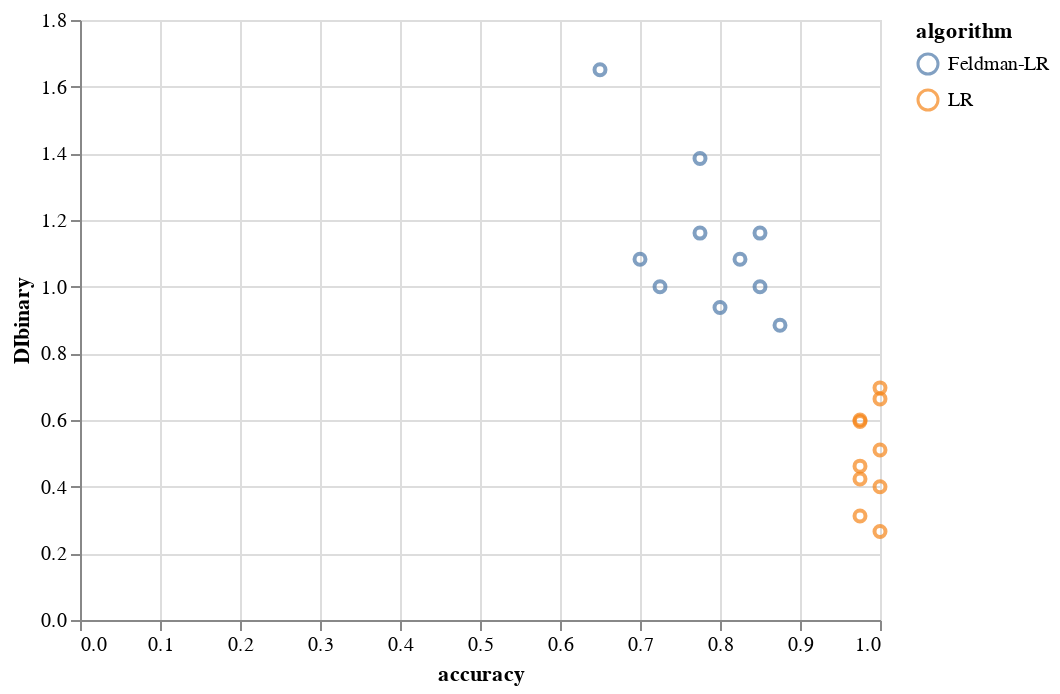

The code cell stored with this chart in its notebook:
### Code cell
alt.renderers.enable('default')
alt.Chart(ricci_Race).mark_point().encode(
    x='accuracy',
    y='DIbinary',
    color='algorithm'
)

### Figure 1 — Vega-Lite specification as saved in the notebook (floating-point values rounded to 4 significant figures)
{"config": {"view": {"continuousWidth": 400, "continuousHeight": 300}}, "data": {"name": "data-4396e66eb69b2f066b8667cf74d37a57"}, "mark": "point", "encoding": {"color": {"type": "nominal", "field": "algorithm"}, "x": {"type": "quantitative", "field": "accuracy"}, "y": {"type": "quantitative", "field": "DIbinary"}}, "$schema": "https://vega.github.io/schema/vega-lite/v4.8.1.json", "datasets": {"data-4396e66eb69b2f066b8667cf74d37a57": [{"algorithm": "LR", "params": null, "run-id": 0, "0-FNR": 0.0, "0-FNR_over_1-FNR": 1.0, "0-FPR": 0.0, "0-FPR_over_1-FPR": 1.0, "0-TNR": 1.0, "0-TNR_over_1-TNR": 1.0, "0-TPR": 1.0, "0-TPR_over_1-TPR": 1.0, "0-accuracy": 1.0, "0-accuracy_over_1-accuracy": 1.0, "0-calibration+": 1.0, "0-calibration+_over_1-calibration+": 1.0, "0-calibration-": 0.0, "0-calibration-_over_1-calibration-": 1.0, "1-FNR": 0.0, "1-FPR": 0.0, "1-TNR": 1.0, "1-TPR": 1.0, "1-accuracy": 1.0, "1-calibration+": 1.0, "1-calibration-": 0.0, "BCR": 1.0, "CV": 0.6044, "DIavgall": 0.2653, "DIbinary": 0.2653, "MCC": 1.0, "Race-FNR": 1.0, "Race-FNRDiff": 1.0, "Race-FNRRatio": 1.0, "Race-FPR": 1.0, "Race-FPRDiff": 1.0, "Race-FPRRatio": 1.0, "Race-TNR": 1.0, "Race-TNRDiff": 1.0, "Race-TNRRatio": 1.0, "Race-TPR": 1.0, "Race-TPRDiff": 1.0, "Race-TPRRatio": 1.0, "Race-accuracy": 1.0, "Race-accuracyDiff": 1.0, "Race-accuracyRatio": 1.0, "Race-calibration+": 1.0, "Race-calibration+Diff": 1.0, "Race-calibration+Ratio": 1.0, "Race-calibration-": 1.0, "Race-calibration-Diff": 1.0, "Race-calibration-Ratio": 1.0, "TNR": 1.0, "TPR": 1.0, "accuracy": 1.0, "diff:1-FNRto0-FNR": 1.0, "diff:1-FPRto0-FPR": 1.0, "diff:1-TNRto0-TNR": 1.0, "diff:1-TPRto0-TPR": 1.0, "diff:1-accuracyto0-accuracy": 1.0, "diff:1-calibration+to0-calibration+": 1.0, "diff:1-calibration-to0-calibration-": 1.0}, {"algorithm": "LR", "params": null, "run-id": 1, "0-FNR": 0.0, "0-FNR_over_1-FNR": 1.0, "0-FPR": 0.0, "0-FPR_over_1-FPR": 0.0, "0-TNR": 1.0, "0-TNR_over_1-TNR": 1.1, "0-TPR": 1.0, "0-TPR_over_1-TPR": 1.0, "0-accuracy": 1.0, "0-accuracy_over_1-accuracy": 1.045, "0-calibration+": 1.0, "0-calibration+_over_1-calibration+": 1.083, "0-calibration-": 0.0, "0-calibration-_over_1-calibration-": 1.0, "1-FNR": 0.0, "1-FPR": 0.09091, "1-TNR": 0.9091, "1-TPR": 1.0, "1-accuracy": 0.9565, "1-calibration+": 0.9231, "1-calibration-": 0.0, "BCR": 0.98, "CV": 0.6113, "DIavgall": 0.3122, "DIbinary": 0.3122, "MCC": 0.9487, "Race-FNR": 1.0, "Race-FNRDiff": 1.0, "Race-FNRRatio": 1.0, "Race-FPR": 0.04545, "Race-FPRDiff": 0.9091, "Race-FPRRatio": 1.0, "Race-TNR": 0.9545, "Race-TNRDiff": 1.091, "Race-TNRRatio": 1.1, "Race-TPR": 1.0, "Race-TPRDiff": 1.0, "Race-TPRRatio": 1.0, "Race-accuracy": 0.9783, "Race-accuracyDiff": 1.043, "Race-accuracyRatio": 1.045, "Race-calibration+": 0.9615, "Race-calibration+Diff": 1.077, "Race-calibration+Ratio": 1.083, "Race-calibration-": 1.0, "Race-calibration-Diff": 1.0, "Race-calibration-Ratio": 1.0, "TNR": 0.96, "TPR": 1.0, "accuracy": 0.975, "diff:1-FNRto0-FNR": 1.0, "diff:1-FPRto0-FPR": 0.9091, "diff:1-TNRto0-TNR": 1.091, "diff:1-TPRto0-TPR": 1.0, "diff:1-accuracyto0-accuracy": 1.043, "diff:1-calibration+to0-calibration+": 1.077, "diff:1-calibration-to0-calibration-": 1.0}, {"algorithm": "LR", "params": null, "run-id": 2, "0-FNR": 0.0, "0-FNR_over_1-FNR": 1.0, "0-FPR": 0.0, "0-FPR_over_1-FPR": 0.0, "0-TNR": 1.0, "0-TNR_over_1-TNR": 1.111, "0-TPR": 1.0, "0-TPR_over_1-TPR": 1.0, "0-accuracy": 1.0, "0-accuracy_over_1-accuracy": 1.038, "0-calibration+": 1.0, "0-calibration+_over_1-calibration+": 1.059, "0-calibration-": 0.0, "0-calibration-_over_1-calibration-": 1.0, "1-FNR": 0.0, "1-FPR": 0.1, "1-TNR": 0.9, "1-TPR": 1.0, "1-accuracy": 0.963, "1-calibration+": 0.9444, "1-calibration-": 0.0, "BCR": 0.9737, "CV": 0.641, "DIavgall": 0.4615, "DIbinary": 0.4615, "MCC": 0.951, "Race-FNR": 1.0, "Race-FNRDiff": 1.0, "Race-FNRRatio": 1.0, "Race-FPR": 0.05, "Race-FPRDiff": 0.9, "Race-FPRRatio": 1.0, "Race-TNR": 0.95, "Race-TNRDiff": 1.1, "Race-TNRRatio": 1.111, "Race-TPR": 1.0, "Race-TPRDiff": 1.0, "Race-TPRRatio": 1.0, "Race-accuracy": 0.9815, "Race-accuracyDiff": 1.037, "Race-accuracyRatio": 1.038, "Race-calibration+": 0.9722, "Race-calibration+Diff": 1.056, "Race-calibration+Ratio": 1.059, "Race-calibration-": 1.0, "Race-calibration-Diff": 1.0, "Race-calibration-Ratio": 1.0, "TNR": 0.9474, "TPR": 1.0, "accuracy": 0.975, "diff:1-FNRto0-FNR": 1.0, "diff:1-FPRto0-FPR": 0.9, "diff:1-TNRto0-TNR": 1.1, "diff:1-TPRto0-TPR": 1.0, "diff:1-accuracyto0-accuracy": 1.037, "diff:1-calibration+to0-calibration+": 1.056, "diff:1-calibration-to0-calibration-": 1.0}, {"algorithm": "LR", "params": null, "run-id": 3, "0-FNR": 0.0, "0-FNR_over_1-FNR": 1.0, "0-FPR": 0.0, "0-FPR_over_1-FPR": 1.0, "0-TNR": 1.0, "0-TNR_over_1-TNR": 1.0, "0-TPR": 1.0, "0-TPR_over_1-TPR": 1.0, "0-accuracy": 1.0, "0-accuracy_over_1-accuracy": 1.0, "0-calibration+": 1.0, "0-calibration+_over_1-calibration+": 1.0, "0-calibration-": 0.0, "0-calibration-_over_1-calibration-": 1.0, "1-FNR": 0.0, "1-FPR": 0.0, "1-TNR": 1.0, "1-TPR": 1.0, "1-accuracy": 1.0, "1-calibration+": 1.0, "1-calibration-": 0.0, "BCR": 1.0, "CV": 0.8187, "DIavgall": 0.6633, "DIbinary": 0.6633, "MCC": 1.0, "Race-FNR": 1.0, "Race-FNRDiff": 1.0, "Race-FNRRatio": 1.0, "Race-FPR": 1.0, "Race-FPRDiff": 1.0, "Race-FPRRatio": 1.0, "Race-TNR": 1.0, "Race-TNRDiff": 1.0, "Race-TNRRatio": 1.0, "Race-TPR": 1.0, "Race-TPRDiff": 1.0, "Race-TPRRatio": 1.0, "Race-accuracy": 1.0, "Race-accuracyDiff": 1.0, "Race-accuracyRatio": 1.0, "Race-calibration+": 1.0, "Race-calibration+Diff": 1.0, "Race-calibration+Ratio": 1.0, "Race-calibration-": 1.0, "Race-calibration-Diff": 1.0, "Race-calibration-Ratio": 1.0, "TNR": 1.0, "TPR": 1.0, "accuracy": 1.0, "diff:1-FNRto0-FNR": 1.0, "diff:1-FPRto0-FPR": 1.0, "diff:1-TNRto0-TNR": 1.0, "diff:1-TPRto0-TPR": 1.0, "diff:1-accuracyto0-accuracy": 1.0, "diff:1-calibration+to0-calibration+": 1.0, "diff:1-calibration-to0-calibration-": 1.0}, {"algorithm": "LR", "params": null, "run-id": 4, "0-FNR": 0.0, "0-FNR_over_1-FNR": 1.0, "0-FPR": 0.0, "0-FPR_over_1-FPR": 1.0, "0-TNR": 1.0, "0-TNR_over_1-TNR": 1.0, "0-TPR": 1.0, "0-TPR_over_1-TPR": 1.0, "0-accuracy": 1.0, "0-accuracy_over_1-accuracy": 1.0, "0-calibration+": 1.0, "0-calibration+_over_1-calibration+": 1.0, "0-calibration-": 0.0, "0-calibration-_over_1-calibration-": 1.0, "1-FNR": 0.0, "1-FPR": 0.0, "1-TNR": 1.0, "1-TPR": 1.0, "1-accuracy": 1.0, "1-calibration+": 1.0, "1-calibration-": 0.0, "BCR": 1.0, "CV": 0.8132, "DIavgall": 0.6964, "DIbinary": 0.6964, "MCC": 1.0, "Race-FNR": 1.0, "Race-FNRDiff": 1.0, "Race-FNRRatio": 1.0, "Race-FPR": 1.0, "Race-FPRDiff": 1.0, "Race-FPRRatio": 1.0, "Race-TNR": 1.0, "Race-TNRDiff": 1.0, "Race-TNRRatio": 1.0, "Race-TPR": 1.0, "Race-TPRDiff": 1.0, "Race-TPRRatio": 1.0, "Race-accuracy": 1.0, "Race-accuracyDiff": 1.0, "Race-accuracyRatio": 1.0, "Race-calibration+": 1.0, "Race-calibration+Diff": 1.0, "Race-calibration+Ratio": 1.0, "Race-calibration-": 1.0, "Race-calibration-Diff": 1.0, "Race-calibration-Ratio": 1.0, "TNR": 1.0, "TPR": 1.0, "accuracy": 1.0, "diff:1-FNRto0-FNR": 1.0, "diff:1-FPRto0-FPR": 1.0, "diff:1-TNRto0-TNR": 1.0, "diff:1-TPRto0-TPR": 1.0, "diff:1-accuracyto0-accuracy": 1.0, "diff:1-calibration+to0-calibration+": 1.0, "diff:1-calibration-to0-calibration-": 1.0}, {"algorithm": "LR", "params": null, "run-id": 5, "0-FNR": 0.0, "0-FNR_over_1-FNR": 1.0, "0-FPR": 0.0, "0-FPR_over_1-FPR": 1.0, "0-TNR": 1.0, "0-TNR_over_1-TNR": 1.0, "0-TPR": 1.0, "0-TPR_over_1-TPR": 1.0, "0-accuracy": 1.0, "0-accuracy_over_1-accuracy": 1.0, "0-calibration+": 1.0, "0-calibration+_over_1-calibration+": 1.0, "0-calibration-": 0.0, "0-calibration-_over_1-calibration-": 1.0, "1-FNR": 0.0, "1-FPR": 0.0, "1-TNR": 1.0, "1-TPR": 1.0, "1-accuracy": 1.0, "1-calibration+": 1.0, "1-calibration-": 0.0, "BCR": 1.0, "CV": 0.625, "DIavgall": 0.4, "DIbinary": 0.4, "MCC": 1.0, "Race-FNR": 1.0, "Race-FNRDiff": 1.0, "Race-FNRRatio": 1.0, "Race-FPR": 1.0, "Race-FPRDiff": 1.0, "Race-FPRRatio": 1.0, "Race-TNR": 1.0, "Race-TNRDiff": 1.0, "Race-TNRRatio": 1.0, "Race-TPR": 1.0, "Race-TPRDiff": 1.0, "Race-TPRRatio": 1.0, "Race-accuracy": 1.0, "Race-accuracyDiff": 1.0, "Race-accuracyRatio": 1.0, "Race-calibration+": 1.0, "Race-calibration+Diff": 1.0, "Race-calibration+Ratio": 1.0, "Race-calibration-": 1.0, "Race-calibration-Diff": 1.0, "Race-calibration-Ratio": 1.0, "TNR": 1.0, "TPR": 1.0, "accuracy": 1.0, "diff:1-FNRto0-FNR": 1.0, "diff:1-FPRto0-FPR": 1.0, "diff:1-TNRto0-TNR": 1.0, "diff:1-TPRto0-TPR": 1.0, "diff:1-accuracyto0-accuracy": 1.0, "diff:1-calibration+to0-calibration+": 1.0, "diff:1-calibration-to0-calibration-": 1.0}, {"algorithm": "LR", "params": null, "run-id": 6, "0-FNR": 0.0, "0-FNR_over_1-FNR": 1.0, "0-FPR": 0.0, "0-FPR_over_1-FPR": 0.0, "0-TNR": 1.0, "0-TNR_over_1-TNR": 1.091, "0-TPR": 1.0, "0-TPR_over_1-TPR": 1.0, "0-accuracy": 1.0, "0-accuracy_over_1-accuracy": 1.042, "0-calibration+": 1.0, "0-calibration+_over_1-calibration+": 1.077, "0-calibration-": 0.0, "0-calibration-_over_1-calibration-": 1.0, "1-FNR": 0.0, "1-FPR": 0.08333, "1-TNR": 0.9167, "1-TPR": 1.0, "1-accuracy": 0.96, "1-calibration+": 0.9286, "1-calibration-": 0.0, "BCR": 0.9773, "CV": 0.7733, "DIavgall": 0.5952, "DIbinary": 0.5952, "MCC": 0.951, "Race-FNR": 1.0, "Race-FNRDiff": 1.0, "Race-FNRRatio": 1.0, "Race-FPR": 0.04167, "Race-FPRDiff": 0.9167, "Race-FPRRatio": 1.0, "Race-TNR": 0.9583, "Race-TNRDiff": 1.083, "Race-TNRRatio": 1.091, "Race-TPR": 1.0, "Race-TPRDiff": 1.0, "Race-TPRRatio": 1.0, "Race-accuracy": 0.98, "Race-accuracyDiff": 1.04, "Race-accuracyRatio": 1.042, "Race-calibration+": 0.9643, "Race-calibration+Diff": 1.071, "Race-calibration+Ratio": 1.077, "Race-calibration-": 1.0, "Race-calibration-Diff": 1.0, "Race-calibration-Ratio": 1.0, "TNR": 0.9545, "TPR": 1.0, "accuracy": 0.975, "diff:1-FNRto0-FNR": 1.0, "diff:1-FPRto0-FPR": 0.9167, "diff:1-TNRto0-TNR": 1.083, "diff:1-TPRto0-TPR": 1.0, "diff:1-accuracyto0-accuracy": 1.04, "diff:1-calibration+to0-calibration+": 1.071, "diff:1-calibration-to0-calibration-": 1.0}, {"algorithm": "LR", "params": null, "run-id": 7, "0-FNR": 0.0, "0-FNR_over_1-FNR": 1.0, "0-FPR": 0.0, "0-FPR_over_1-FPR": 0.0, "0-TNR": 1.0, "0-TNR_over_1-TNR": 1.143, "0-TPR": 1.0, "0-TPR_over_1-TPR": 1.0, "0-accuracy": 1.0, "0-accuracy_over_1-accuracy": 1.045, "0-calibration+": 1.0, "0-calibration+_over_1-calibration+": 1.067, "0-calibration-": 0.0, "0-calibration-_over_1-calibration-": 1.0, "1-FNR": 0.0, "1-FPR": 0.125, "1-TNR": 0.875, "1-TPR": 1.0, "1-accuracy": 0.9565, "1-calibration+": 0.9375, "1-calibration-": 0.0, "BCR": 0.975, "CV": 0.5985, "DIavgall": 0.4228, "DIbinary": 0.4228, "MCC": 0.9512, "Race-FNR": 1.0, "Race-FNRDiff": 1.0, "Race-FNRRatio": 1.0, "Race-FPR": 0.0625, "Race-FPRDiff": 0.875, "Race-FPRRatio": 1.0, "Race-TNR": 0.9375, "Race-TNRDiff": 1.125, "Race-TNRRatio": 1.143, "Race-TPR": 1.0, "Race-TPRDiff": 1.0, "Race-TPRRatio": 1.0, "Race-accuracy": 0.9783, "Race-accuracyDiff": 1.043, "Race-accuracyRatio": 1.045, "Race-calibration+": 0.9688, "Race-calibration+Diff": 1.062, "Race-calibration+Ratio": 1.067, "Race-calibration-": 1.0, "Race-calibration-Diff": 1.0, "Race-calibration-Ratio": 1.0, "TNR": 0.95, "TPR": 1.0, "accuracy": 0.975, "diff:1-FNRto0-FNR": 1.0, "diff:1-FPRto0-FPR": 0.875, "diff:1-TNRto0-TNR": 1.125, "diff:1-TPRto0-TPR": 1.0, "diff:1-accuracyto0-accuracy": 1.043, "diff:1-calibration+to0-calibration+": 1.062, "diff:1-calibration-to0-calibration-": 1.0}, {"algorithm": "LR", "params": null, "run-id": 8, "0-FNR": 0.0, "0-FNR_over_1-FNR": 1.0, "0-FPR": 0.0, "0-FPR_over_1-FPR": 1.0, "0-TNR": 1.0, "0-TNR_over_1-TNR": 1.0, "0-TPR": 1.0, "0-TPR_over_1-TPR": 1.0, "0-accuracy": 1.0, "0-accuracy_over_1-accuracy": 1.0, "0-calibration+": 1.0, "0-calibration+_over_1-calibration+": 1.0, "0-calibration-": 0.0, "0-calibration-_over_1-calibration-": 1.0, "1-FNR": 0.0, "1-FPR": 0.0, "1-TNR": 1.0, "1-TPR": 1.0, "1-accuracy": 1.0, "1-calibration+": 1.0, "1-calibration-": 0.0, "BCR": 1.0, "CV": 0.6967, "DIavgall": 0.5101, "DIbinary": 0.5101, "MCC": 1.0, "Race-FNR": 1.0, "Race-FNRDiff": 1.0, "Race-FNRRatio": 1.0, "Race-FPR": 1.0, "Race-FPRDiff": 1.0, "Race-FPRRatio": 1.0, "Race-TNR": 1.0, "Race-TNRDiff": 1.0, "Race-TNRRatio": 1.0, "Race-TPR": 1.0, "Race-TPRDiff": 1.0, "Race-TPRRatio": 1.0, "Race-accuracy": 1.0, "Race-accuracyDiff": 1.0, "Race-accuracyRatio": 1.0, "Race-calibration+": 1.0, "Race-calibration+Diff": 1.0, "Race-calibration+Ratio": 1.0, "Race-calibration-": 1.0, "Race-calibration-Diff": 1.0, "Race-calibration-Ratio": 1.0, "TNR": 1.0, "TPR": 1.0, "accuracy": 1.0, "diff:1-FNRto0-FNR": 1.0, "diff:1-FPRto0-FPR": 1.0, "diff:1-TNRto0-TNR": 1.0, "diff:1-TPRto0-TPR": 1.0, "diff:1-accuracyto0-accuracy": 1.0, "diff:1-calibration+to0-calibration+": 1.0, "diff:1-calibration-to0-calibration-": 1.0}, {"algorithm": "LR", "params": null, "run-id": 9, "0-FNR": 0.0, "0-FNR_over_1-FNR": 0.0, "0-FPR": 0.0, "0-FPR_over_1-FPR": 1.0, "0-TNR": 1.0, "0-TNR_over_1-TNR": 1.0, "0-TPR": 1.0, "0-TPR_over_1-TPR": 1.1, "0-accuracy": 1.0, "0-accuracy_over_1-accuracy": 1.053, "0-calibration+": 1.0, "0-calibration+_over_1-calibration+": 1.0, "0-calibration-": 0.0, "0-calibration-_over_1-calibration-": 0.0, "1-FNR": 0.09091, "1-FPR": 0.0, "1-TNR": 1.0, "1-TPR": 0.9091, "1-accuracy": 0.95, "1-calibration+": 1.0, "1-calibration-": 0.1, "BCR": 0.9706, "CV": 0.8, "DIavgall": 0.6, "DIbinary": 0.6, "MCC": 0.9497, "Race-FNR": 0.04545, "Race-FNRDiff": 0.9091, "Race-FNRRatio": 1.0, "Race-FPR": 1.0, "Race-FPRDiff": 1.0, "Race-FPRRatio": 1.0, "Race-TNR": 1.0, "Race-TNRDiff": 1.0, "Race-TNRRatio": 1.0, "Race-TPR": 0.9545, "Race-TPRDiff": 1.091, "Race-TPRRatio": 1.1, "Race-accuracy": 0.975, "Race-accuracyDiff": 1.05, "Race-accuracyRatio": 1.053, "Race-calibration+": 1.0, "Race-calibration+Diff": 1.0, "Race-calibration+Ratio": 1.0, "Race-calibration-": 0.05, "Race-calibration-Diff": 0.9, "Race-calibration-Ratio": 1.0, "TNR": 1.0, "TPR": 0.9412, "accuracy": 0.975, "diff:1-FNRto0-FNR": 0.9091, "diff:1-FPRto0-FPR": 1.0, "diff:1-TNRto0-TNR": 1.0, "diff:1-TPRto0-TPR": 1.091, "diff:1-accuracyto0-accuracy": 1.05, "diff:1-calibration+to0-calibration+": 1.0, "diff:1-calibration-to0-calibration-": 0.9}, {"algorithm": "Feldman-LR", "params": "lambda=1.0", "run-id": 0, "0-FNR": 0.0, "0-FNR_over_1-FNR": 0.0, "0-FPR": 0.25, "0-FPR_over_1-FPR": 0.0, "0-TNR": 0.75, "0-TNR_over_1-TNR": 0.75, "0-TPR": 1.0, "0-TPR_over_1-TPR": 1.75, "0-accuracy": 0.7857, "0-accuracy_over_1-accuracy": 1.021, "0-calibration+": 0.4, "0-calibration+_over_1-calibration+": 0.4, "0-calibration-": 0.0, "0-calibration-_over_1-calibration-": 0.0, "1-FNR": 0.4286, "1-FPR": 0.0, "1-TNR": 1.0, "1-TPR": 0.5714, "1-accuracy": 0.7692, "1-calibration+": 1.0, "1-calibration-": 0.3333, "BCR": 0.75, "CV": 1.049, "DIavgall": 1.161, "DIbinary": 1.161, "MCC": 0.523, "Race-FNR": 0.2143, "Race-FNRDiff": 0.5714, "Race-FNRRatio": 1.0, "Race-FPR": 0.125, "Race-FPRDiff": 1.25, "Race-FPRRatio": 1.0, "Race-TNR": 0.875, "Race-TNRDiff": 0.75, "Race-TNRRatio": 0.75, "Race-TPR": 0.7857, "Race-TPRDiff": 1.429, "Race-TPRRatio": 1.75, "Race-accuracy": 0.7775, "Race-accuracyDiff": 1.016, "Race-accuracyRatio": 1.021, "Race-calibration+": 0.7, "Race-calibration+Diff": 0.4, "Race-calibration+Ratio": 0.4, "Race-calibration-": 0.1667, "Race-calibration-Diff": 0.6667, "Race-calibration-Ratio": 1.0, "TNR": 0.875, "TPR": 0.625, "accuracy": 0.775, "diff:1-FNRto0-FNR": 0.5714, "diff:1-FPRto0-FPR": 1.25, "diff:1-TNRto0-TNR": 0.75, "diff:1-TPRto0-TPR": 1.429, "diff:1-accuracyto0-accuracy": 1.016, "diff:1-calibration+to0-calibration+": 0.4, "diff:1-calibration-to0-calibration-": 0.6667}, {"algorithm": "Feldman-LR", "params": "lambda=1.0", "run-id": 1, "0-FNR": 0.0, "0-FNR_over_1-FNR": 0.0, "0-FPR": 0.3571, "0-FPR_over_1-FPR": 0.0, "0-TNR": 0.6429, "0-TNR_over_1-TNR": 0.6429, "0-TPR": 1.0, "0-TPR_over_1-TPR": 1.2, "0-accuracy": 0.7059, "0-accuracy_over_1-accuracy": 0.7731, "0-calibration+": 0.375, "0-calibration+_over_1-calibration+": 0.375, "0-calibration-": 0.0, "0-calibration-_over_1-calibration-": 0.0, "1-FNR": 0.1667, "1-FPR": 0.0, "1-TNR": 1.0, "1-TPR": 0.8333, "1-accuracy": 0.913, "1-calibration+": 1.0, "1-calibration-": 0.1538, "BCR": 0.8333, "CV": 1.036, "DIavgall": 1.082, "DIbinary": 1.082, "MCC": 0.6487, "Race-FNR": 0.08333, "Race-FNRDiff": 0.8333, "Race-FNRRatio": 1.0, "Race-FPR": 0.1786, "Race-FPRDiff": 1.357, "Race-FPRRatio": 1.0, "Race-TNR": 0.8214, "Race-TNRDiff": 0.6429, "Race-TNRRatio": 0.6429, "Race-TPR": 0.9167, "Race-TPRDiff": 1.167, "Race-TPRRatio": 1.2, "Race-accuracy": 0.8095, "Race-accuracyDiff": 0.7928, "Race-accuracyRatio": 0.7731, "Race-calibration+": 0.6875, "Race-calibration+Diff": 0.375, "Race-calibration+Ratio": 0.375, "Race-calibration-": 0.07692, "Race-calibration-Diff": 0.8462, "Race-calibration-Ratio": 1.0, "TNR": 0.8, "TPR": 0.8667, "accuracy": 0.825, "diff:1-FNRto0-FNR": 0.8333, "diff:1-FPRto0-FPR": 1.357, "diff:1-TNRto0-TNR": 0.6429, "diff:1-TPRto0-TPR": 1.167, "diff:1-accuracyto0-accuracy": 0.7928, "diff:1-calibration+to0-calibration+": 0.375, "diff:1-calibration-to0-calibration-": 0.8462}, {"algorithm": "Feldman-LR", "params": "lambda=1.0", "run-id": 2, "0-FNR": 0.0, "0-FNR_over_1-FNR": 0.0, "0-FPR": 0.4444, "0-FPR_over_1-FPR": 0.0, "0-TNR": 0.5556, "0-TNR_over_1-TNR": 0.5556, "0-TPR": 1.0, "0-TPR_over_1-TPR": 1.417, "0-accuracy": 0.6923, "0-accuracy_over_1-accuracy": 0.8497, "0-calibration+": 0.5, "0-calibration+_over_1-calibration+": 0.5, "0-calibration-": 0.0, "0-calibration-_over_1-calibration-": 0.0, "1-FNR": 0.2941, "1-FPR": 0.0, "1-TNR": 1.0, "1-TPR": 0.7059, "1-accuracy": 0.8148, "1-calibration+": 1.0, "1-calibration-": 0.3333, "BCR": 0.7757, "CV": 1.171, "DIavgall": 1.385, "DIbinary": 1.385, "MCC": 0.5507, "Race-FNR": 0.1471, "Race-FNRDiff": 0.7059, "Race-FNRRatio": 1.0, "Race-FPR": 0.2222, "Race-FPRDiff": 1.444, "Race-FPRRatio": 1.0, "Race-TNR": 0.7778, "Race-TNRDiff": 0.5556, "Race-TNRRatio": 0.5556, "Race-TPR": 0.8529, "Race-TPRDiff": 1.294, "Race-TPRRatio": 1.417, "Race-accuracy": 0.7536, "Race-accuracyDiff": 0.8775, "Race-accuracyRatio": 0.8497, "Race-calibration+": 0.75, "Race-calibration+Diff": 0.5, "Race-calibration+Ratio": 0.5, "Race-calibration-": 0.1667, "Race-calibration-Diff": 0.6667, "Race-calibration-Ratio": 1.0, "TNR": 0.7895, "TPR": 0.7619, "accuracy": 0.775, "diff:1-FNRto0-FNR": 0.7059, "diff:1-FPRto0-FPR": 1.444, "diff:1-TNRto0-TNR": 0.5556, "diff:1-TPRto0-TPR": 1.294, "diff:1-accuracyto0-accuracy": 0.8775, "diff:1-calibration+to0-calibration+": 0.5, "diff:1-calibration-to0-calibration-": 0.6667}, {"algorithm": "Feldman-LR", "params": "lambda=1.0", "run-id": 3, "0-FNR": 0.0, "0-FNR_over_1-FNR": 0.0, "0-FPR": 0.3333, "0-FPR_over_1-FPR": 1.333, "0-TNR": 0.6667, "0-TNR_over_1-TNR": 0.8889, "0-TPR": 1.0, "0-TPR_over_1-TPR": 2.333, "0-accuracy": 0.7857, "0-accuracy_over_1-accuracy": 1.362, "0-calibration+": 0.625, "0-calibration+_over_1-calibration+": 0.9375, "0-calibration-": 0.0, "0-calibration-_over_1-calibration-": 0.0, "1-FNR": 0.5714, "1-FPR": 0.25, "1-TNR": 0.75, "1-TPR": 0.4286, "1-accuracy": 0.5769, "1-calibration+": 0.6667, "1-calibration-": 0.4706, "BCR": 0.6466, "CV": 1.225, "DIavgall": 1.651, "DIbinary": 1.651, "MCC": 0.2962, "Race-FNR": 0.2857, "Race-FNRDiff": 0.4286, "Race-FNRRatio": 1.0, "Race-FPR": 0.2917, "Race-FPRDiff": 1.083, "Race-FPRRatio": 1.333, "Race-TNR": 0.7083, "Race-TNRDiff": 0.9167, "Race-TNRRatio": 0.8889, "Race-TPR": 0.7143, "Race-TPRDiff": 1.571, "Race-TPRRatio": 2.333, "Race-accuracy": 0.6813, "Race-accuracyDiff": 1.209, "Race-accuracyRatio": 1.362, "Race-calibration+": 0.6458, "Race-calibration+Diff": 0.9583, "Race-calibration+Ratio": 0.9375, "Race-calibration-": 0.2353, "Race-calibration-Diff": 0.5294, "Race-calibration-Ratio": 1.0, "TNR": 0.7143, "TPR": 0.5789, "accuracy": 0.65, "diff:1-FNRto0-FNR": 0.4286, "diff:1-FPRto0-FPR": 1.083, "diff:1-TNRto0-TNR": 0.9167, "diff:1-TPRto0-TPR": 1.571, "diff:1-accuracyto0-accuracy": 1.209, "diff:1-calibration+to0-calibration+": 0.9583, "diff:1-calibration-to0-calibration-": 0.5294}, {"algorithm": "Feldman-LR", "params": "lambda=1.0", "run-id": 4, "0-FNR": 0.0, "0-FNR_over_1-FNR": 0.0, "0-FPR": 0.5, "0-FPR_over_1-FPR": 5.0, "0-TNR": 0.5, "0-TNR_over_1-TNR": 0.5556, "0-TPR": 1.0, "0-TPR_over_1-TPR": 1.067, "0-accuracy": 0.7143, "0-accuracy_over_1-accuracy": 0.7738, "0-calibration+": 0.6, "0-calibration+_over_1-calibration+": 0.64, "0-calibration-": 0.0, "0-calibration-_over_1-calibration-": 0.0, "1-FNR": 0.0625, "1-FPR": 0.1, "1-TNR": 0.9, "1-TPR": 0.9375, "1-accuracy": 0.9231, "1-calibration+": 0.9375, "1-calibration-": 0.1, "BCR": 0.8384, "CV": 1.099, "DIavgall": 1.161, "DIbinary": 1.161, "MCC": 0.7059, "Race-FNR": 0.03125, "Race-FNRDiff": 0.9375, "Race-FNRRatio": 1.0, "Race-FPR": 0.3, "Race-FPRDiff": 1.4, "Race-FPRRatio": 5.0, "Race-TNR": 0.7, "Race-TNRDiff": 0.6, "Race-TNRRatio": 0.5556, "Race-TPR": 0.9688, "Race-TPRDiff": 1.062, "Race-TPRRatio": 1.067, "Race-accuracy": 0.8187, "Race-accuracyDiff": 0.7912, "Race-accuracyRatio": 0.7738, "Race-calibration+": 0.7688, "Race-calibration+Diff": 0.6625, "Race-calibration+Ratio": 0.64, "Race-calibration-": 0.05, "Race-calibration-Diff": 0.9, "Race-calibration-Ratio": 1.0, "TNR": 0.7222, "TPR": 0.9545, "accuracy": 0.85, "diff:1-FNRto0-FNR": 0.9375, "diff:1-FPRto0-FPR": 1.4, "diff:1-TNRto0-TNR": 0.6, "diff:1-TPRto0-TPR": 1.062, "diff:1-accuracyto0-accuracy": 0.7912, "diff:1-calibration+to0-calibration+": 0.6625, "diff:1-calibration-to0-calibration-": 0.9}, {"algorithm": "Feldman-LR", "params": "lambda=1.0", "run-id": 5, "0-FNR": 0.0, "0-FNR_over_1-FNR": 0.0, "0-FPR": 0.08333, "0-FPR_over_1-FPR": 0.0, "0-TNR": 0.9167, "0-TNR_over_1-TNR": 0.9167, "0-TPR": 1.0, "0-TPR_over_1-TPR": 1.875, "0-accuracy": 0.9375, "0-accuracy_over_1-accuracy": 1.324, "0-calibration+": 0.8, "0-calibration+_over_1-calibration+": 0.8, "0-calibration-": 0.0, "0-calibration-_over_1-calibration-": 0.0, "1-FNR": 0.4667, "1-FPR": 0.0, "1-TNR": 1.0, "1-TPR": 0.5333, "1-accuracy": 0.7083, "1-calibration+": 1.0, "1-calibration-": 0.4375, "BCR": 0.792, "CV": 0.9792, "DIavgall": 0.9375, "DIbinary": 0.9375, "MCC": 0.6226, "Race-FNR": 0.2333, "Race-FNRDiff": 0.5333, "Race-FNRRatio": 1.0, "Race-FPR": 0.04167, "Race-FPRDiff": 1.083, "Race-FPRRatio": 1.0, "Race-TNR": 0.9583, "Race-TNRDiff": 0.9167, "Race-TNRRatio": 0.9167, "Race-TPR": 0.7667, "Race-TPRDiff": 1.467, "Race-TPRRatio": 1.875, "Race-accuracy": 0.8229, "Race-accuracyDiff": 1.229, "Race-accuracyRatio": 1.324, "Race-calibration+": 0.9, "Race-calibration+Diff": 0.8, "Race-calibration+Ratio": 0.8, "Race-calibration-": 0.2188, "Race-calibration-Diff": 0.5625, "Race-calibration-Ratio": 1.0, "TNR": 0.9524, "TPR": 0.6316, "accuracy": 0.8, "diff:1-FNRto0-FNR": 0.5333, "diff:1-FPRto0-FPR": 1.083, "diff:1-TNRto0-TNR": 0.9167, "diff:1-TPRto0-TPR": 1.467, "diff:1-accuracyto0-accuracy": 1.229, "diff:1-calibration+to0-calibration+": 0.8, "diff:1-calibration-to0-calibration-": 0.5625}, {"algorithm": "Feldman-LR", "params": "lambda=1.0", "run-id": 6, "0-FNR": 0.0, "0-FNR_over_1-FNR": 1.0, "0-FPR": 0.4, "0-FPR_over_1-FPR": 2.4, "0-TNR": 0.6, "0-TNR_over_1-TNR": 0.72, "0-TPR": 1.0, "0-TPR_over_1-TPR": 1.0, "0-accuracy": 0.7333, "0-accuracy_over_1-accuracy": 0.7971, "0-calibration+": 0.5556, "0-calibration+_over_1-calibration+": 0.641, "0-calibration-": 0.0, "0-calibration-_over_1-calibration-": 1.0, "1-FNR": 0.0, "1-FPR": 0.1667, "1-TNR": 0.8333, "1-TPR": 1.0, "1-accuracy": 0.92, "1-calibration+": 0.8667, "1-calibration-": 0.0, "BCR": 0.8636, "CV": 1.0, "DIavgall": 1.0, "DIbinary": 1.0, "MCC": 0.7385, "Race-FNR": 1.0, "Race-FNRDiff": 1.0, "Race-FNRRatio": 1.0, "Race-FPR": 0.2833, "Race-FPRDiff": 1.233, "Race-FPRRatio": 2.4, "Race-TNR": 0.7167, "Race-TNRDiff": 0.7667, "Race-TNRRatio": 0.72, "Race-TPR": 1.0, "Race-TPRDiff": 1.0, "Race-TPRRatio": 1.0, "Race-accuracy": 0.8267, "Race-accuracyDiff": 0.8133, "Race-accuracyRatio": 0.7971, "Race-calibration+": 0.7111, "Race-calibration+Diff": 0.6889, "Race-calibration+Ratio": 0.641, "Race-calibration-": 1.0, "Race-calibration-Diff": 1.0, "Race-calibration-Ratio": 1.0, "TNR": 0.7273, "TPR": 1.0, "accuracy": 0.85, "diff:1-FNRto0-FNR": 1.0, "diff:1-FPRto0-FPR": 1.233, "diff:1-TNRto0-TNR": 0.7667, "diff:1-TPRto0-TPR": 1.0, "diff:1-accuracyto0-accuracy": 0.8133, "diff:1-calibration+to0-calibration+": 0.6889, "diff:1-calibration-to0-calibration-": 1.0}, {"algorithm": "Feldman-LR", "params": "lambda=1.0", "run-id": 7, "0-FNR": 0.0, "0-FNR_over_1-FNR": 0.0, "0-FPR": 0.25, "0-FPR_over_1-FPR": 1.0, "0-TNR": 0.75, "0-TNR_over_1-TNR": 1.0, "0-TPR": 1.0, "0-TPR_over_1-TPR": 1.875, "0-accuracy": 0.8235, "0-accuracy_over_1-accuracy": 1.353, "0-calibration+": 0.625, "0-calibration+_over_1-calibration+": 0.7812, "0-calibration-": 0.0, "0-calibration-_over_1-calibration-": 0.0, "1-FNR": 0.4667, "1-FPR": 0.25, "1-TNR": 0.75, "1-TPR": 0.5333, "1-accuracy": 0.6087, "1-calibration+": 0.8, "1-calibration-": 0.5385, "BCR": 0.7, "CV": 1.036, "DIavgall": 1.082, "DIbinary": 1.082, "MCC": 0.402, "Race-FNR": 0.2333, "Race-FNRDiff": 0.5333, "Race-FNRRatio": 1.0, "Race-FPR": 0.25, "Race-FPRDiff": 1.0, "Race-FPRRatio": 1.0, "Race-TNR": 0.75, "Race-TNRDiff": 1.0, "Race-TNRRatio": 1.0, "Race-TPR": 0.7667, "Race-TPRDiff": 1.467, "Race-TPRRatio": 1.875, "Race-accuracy": 0.7161, "Race-accuracyDiff": 1.215, "Race-accuracyRatio": 1.353, "Race-calibration+": 0.7125, "Race-calibration+Diff": 0.825, "Race-calibration+Ratio": 0.7812, "Race-calibration-": 0.2692, "Race-calibration-Diff": 0.4615, "Race-calibration-Ratio": 1.0, "TNR": 0.75, "TPR": 0.65, "accuracy": 0.7, "diff:1-FNRto0-FNR": 0.5333, "diff:1-FPRto0-FPR": 1.0, "diff:1-TNRto0-TNR": 1.0, "diff:1-TPRto0-TPR": 1.467, "diff:1-accuracyto0-accuracy": 1.215, "diff:1-calibration+to0-calibration+": 0.825, "diff:1-calibration-to0-calibration-": 0.4615}, {"algorithm": "Feldman-LR", "params": "lambda=1.0", "run-id": 8, "0-FNR": 0.0, "0-FNR_over_1-FNR": 0.0, "0-FPR": 0.1538, "0-FPR_over_1-FPR": 0.0, "0-TNR": 0.8462, "0-TNR_over_1-TNR": 0.8462, "0-TPR": 1.0, "0-TPR_over_1-TPR": 1.3, "0-accuracy": 0.8947, "0-accuracy_over_1-accuracy": 1.044, "0-calibration+": 0.75, "0-calibration+_over_1-calibration+": 0.75, "0-calibration-": 0.0, "0-calibration-_over_1-calibration-": 0.0, "1-FNR": 0.2308, "1-FPR": 0.0, "1-TNR": 1.0, "1-TPR": 0.7692, "1-accuracy": 0.8571, "1-calibration+": 1.0, "1-calibration-": 0.2727, "BCR": 0.8734, "CV": 0.9449, "DIavgall": 0.8842, "DIbinary": 0.8842, "MCC": 0.7497, "Race-FNR": 0.1154, "Race-FNRDiff": 0.7692, "Race-FNRRatio": 1.0, "Race-FPR": 0.07692, "Race-FPRDiff": 1.154, "Race-FPRRatio": 1.0, "Race-TNR": 0.9231, "Race-TNRDiff": 0.8462, "Race-TNRRatio": 0.8462, "Race-TPR": 0.8846, "Race-TPRDiff": 1.231, "Race-TPRRatio": 1.3, "Race-accuracy": 0.8759, "Race-accuracyDiff": 1.038, "Race-accuracyRatio": 1.044, "Race-calibration+": 0.875, "Race-calibration+Diff": 0.75, "Race-calibration+Ratio": 0.75, "Race-calibration-": 0.1364, "Race-calibration-Diff": 0.7273, "Race-calibration-Ratio": 1.0, "TNR": 0.9048, "TPR": 0.8421, "accuracy": 0.875, "diff:1-FNRto0-FNR": 0.7692, "diff:1-FPRto0-FPR": 1.154, "diff:1-TNRto0-TNR": 0.8462, "diff:1-TPRto0-TPR": 1.231, "diff:1-accuracyto0-accuracy": 1.038, "diff:1-calibration+to0-calibration+": 0.75, "diff:1-calibration-to0-calibration-": 0.7273}, {"algorithm": "Feldman-LR", "params": "lambda=1.0", "run-id": 9, "0-FNR": 0.0, "0-FNR_over_1-FNR": 0.0, "0-FPR": 0.2143, "0-FPR_over_1-FPR": 0.6429, "0-TNR": 0.7857, "0-TNR_over_1-TNR": 1.179, "0-TPR": 1.0, "0-TPR_over_1-TPR": 1.833, "0-accuracy": 0.85, "0-accuracy_over_1-accuracy": 1.417, "0-calibration+": 0.6667, "0-calibration+_over_1-calibration+": 1.0, "0-calibration-": 0.0, "0-calibration-_over_1-calibration-": 0.0, "1-FNR": 0.4545, "1-FPR": 0.3333, "1-TNR": 0.6667, "1-TPR": 0.5455, "1-accuracy": 0.6, "1-calibration+": 0.6667, "1-calibration-": 0.4545, "BCR": 0.7225, "CV": 1.0, "DIavgall": 1.0, "DIbinary": 1.0, "MCC": 0.4422, "Race-FNR": 0.2273, "Race-FNRDiff": 0.5455, "Race-FNRRatio": 1.0, "Race-FPR": 0.2738, "Race-FPRDiff": 0.881, "Race-FPRRatio": 0.6429, "Race-TNR": 0.7262, "Race-TNRDiff": 1.119, "Race-TNRRatio": 1.179, "Race-TPR": 0.7727, "Race-TPRDiff": 1.455, "Race-TPRRatio": 1.833, "Race-accuracy": 0.725, "Race-accuracyDiff": 1.25, "Race-accuracyRatio": 1.417, "Race-calibration+": 0.6667, "Race-calibration+Diff": 1.0, "Race-calibration+Ratio": 1.0, "Race-calibration-": 0.2273, "Race-calibration-Diff": 0.5455, "Race-calibration-Ratio": 1.0, "TNR": 0.7391, "TPR": 0.7059, "accuracy": 0.725, "diff:1-FNRto0-FNR": 0.5455, "diff:1-FPRto0-FPR": 0.881, "diff:1-TNRto0-TNR": 1.119, "diff:1-TPRto0-TPR": 1.455, "diff:1-accuracyto0-accuracy": 1.25, "diff:1-calibration+to0-calibration+": 1.0, "diff:1-calibration-to0-calibration-": 0.5455}]}}
